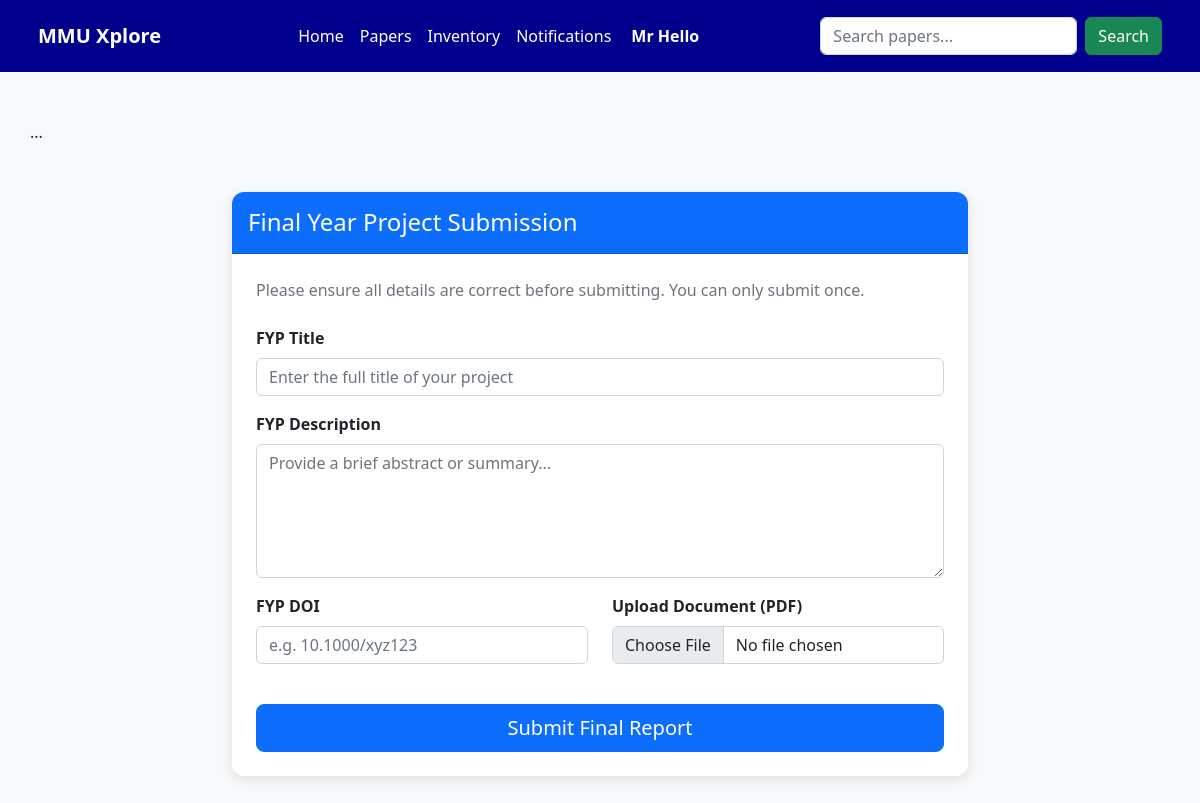
Page /submit_fyp/5/ (signed in) on the earlier database version.
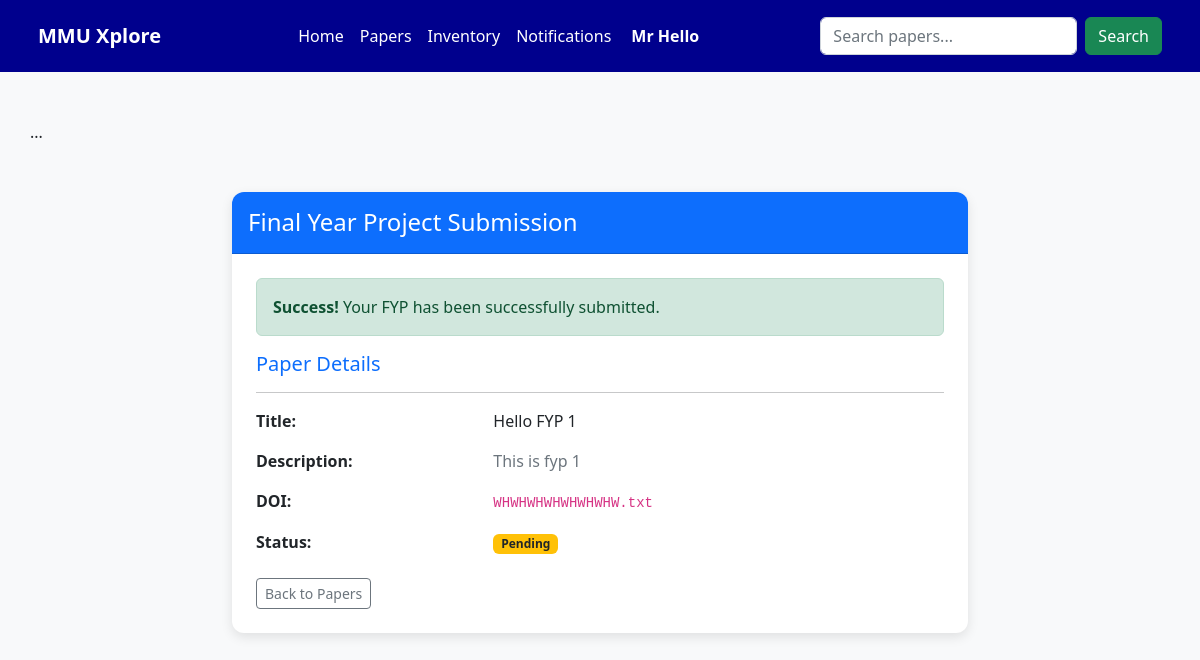
Same page on the later database version.
### myapp/models.py (models this page shows, shortened)
class ResearchPaper(models.Model):
    PAPER_STATUS_CHOICES = [
        ('pending', 'Pending'),
        ('approved', 'Approved'),
        ('rejected', 'Rejected'),
    ]
    paper_id = models.AutoField(primary_key=True)
    researcher_id = models.ForeignKey(Researcher, on_delete=models.CASCADE , null=True, blank=True)
    prog_coor_id = models.ForeignKey(ProgrammeCoordinator, on_delete=models.SET_NULL, null=True, blank=True)
    paper_title = models.CharField(max_length=250)
    paper_category = models.CharField(max_length=100)
    paper_desc = models.TextField()
    paper_doi = models.CharField(max_length=100, blank=True, verbose_name="DOI")
    paper_pdf = models.FileField(upload_to='research_papers/')
    paper_status = models.CharField(max_length=20, choices=PAPER_STATUS_CHOICES, default='Pending')
    paper_coauthor = models.ManyToManyField(User, related_name='coauthored_papers', blank=True)
    total_bookmarked = models.IntegerField(default=0)
    total_likes = models.IntegerField(default=0)
    student_id = models.ForeignKey(Student, on_delete=models.SET_NULL, null=True, blank=True)
    published_date = models.DateField(null=True, blank=True)
    last_updated = models.DateTimeField(auto_now=True)

### myapp/views.py (the view, shortened to what this page needs)
# urls.py: path('submit_fyp/<int:user_id>/', views.submit_fyp, name='submit_fyp'),
def submit_fyp(request, user_id):
    session_user_id = request.session.get('user_id')
    fyp_paper = ResearchPaper.objects.filter(student_id__user_id=user_id, paper_status__in=['pending', 'approved', 'revision']).first()
    if not session_user_id or int(session_user_id) != int(user_id):
        messages.error(request, "Unauthorized access.")
        return redirect('signin')
    user_name = request.session.get('user_name', 'Guest')
    return render(request, 'submit_fyp.html', {'user_name': user_name, 'user_id': user_id , 'fyp_paper': fyp_paper})

### myapp/views.py (called while the page is built)
def notification_context(request):
    user_name = request.session.get('user_name', 'Guest')
    user_id = request.session.get('user_id')
    read_ids = request.session.get('read_notifications', [])
    notifications = [] # This will essentially be "unread_notifications" for the navbar
    if user_id:
        all_notifs = Notification.objects.filter(user_id_id=user_id).order_by('-created_at')
        notifications = [n for n in all_notifs if n.notify_id not in read_ids]
    elif user_name != 'Guest':
         user = User.objects.filter(fullname=user_name).first()
         if user:
             all_notifs = Notification.objects.filter(user_id=user).order_by('-created_at')
             notifications = [n for n in all_notifs if n.notify_id not in read_ids]
    return {'notifications': notifications}

### myapp/templates/submit_fyp.html (shortened to what the changed rows need)
<!DOCTYPE html>
<html lang="en">
<head>
    <link href="https://cdn.jsdelivr.net/npm/bootstrap@5.2.3/dist/css/bootstrap.min.css" rel="stylesheet">
</head>
<body>
    <div class="container py-5">
        <div class="row justify-content-center">
            <div class="col-md-8">
                <div class="card">
                    <div class="card-body p-4">
                        {% if fyp_paper %}
                            <div class="alert alert-success d-flex align-items-center" role="alert">
                                <div>
                                    <strong>Success!</strong> Your FYP has been successfully submitted.
                                </div>
                            </div>
                            <h5 class="card-title text-primary">Paper Details</h5>
                            <hr>
                            <div class="row mb-3">
                                <div class="col-sm-4 fw-bold">Title:</div>
                                <div class="col-sm-8">{{ fyp_paper.paper_title }}</div>
                            </div>
                            <div class="row mb-3">
                                <div class="col-sm-4 fw-bold">Description:</div>
                                <div class="col-sm-8 text-muted">{{ fyp_paper.paper_desc }}</div>
                            </div>
                            <div class="row mb-3">
                                <div class="col-sm-4 fw-bold">DOI:</div>
                                <div class="col-sm-8"><code>{{ fyp_paper.paper_doi }}</code></div>
                            </div>
                            <div class="row mb-3">
                                <div class="col-sm-4 fw-bold">Status:</div>
                                <div class="col-sm-8">
                                    <span class="badge {% if fyp_paper.paper_status == 'pending' %}bg-warning text-dark{% elif fyp_paper.paper_status == 'approved' %}bg-success{% else %}bg-danger{% endif %}">
                                        {{ fyp_paper.get_paper_status_display }}
                                    </span>
                                </div>
                            </div>
                            <div class="mt-4">
                                <a href="{% url 'researchpaper' %}" class="btn btn-outline-secondary btn-sm">Back to Papers</a>
                            </div>
                        {% else %}
                            <p class="text-muted mb-4">Please ensure all details are correct before submitting. You can only submit once.</p>
                            <form method="post" enctype="multipart/form-data" action="{% url 'submit_fyp' user_id=user_id %}">
                                <div class="mb-3">
                                    <label for="fypTitle" class="form-label fw-bold">FYP Title</label>
                                    <input type="text" class="form-control" id="fypTitle" name="fyp_title" placeholder="Enter the full title of your project" required>
                                </div>
                                <div class="mb-3">
                                    <label for="fypDescription" class="form-label fw-bold">FYP Description</label>
                                    <textarea class="form-control" id="fypDescription" name="fyp_description" rows="5" placeholder="Provide a brief abstract or summary..." required></textarea>
                                </div>
                                <div class="row">
                                    <div class="col-md-6 mb-3">
                                        <label for="fypDoi" class="form-label fw-bold">FYP DOI</label>
                                        <input type="text" class="form-control" id="fypDoi" name="fyp_doi" placeholder="e.g. 10.1000/xyz123" required>
                                    </div>
                                    <div class="col-md-6 mb-3">
                                        <label for="fypFile" class="form-label fw-bold">Upload Document (PDF)</label>
                                        <input type="file" class="form-control" id="fypFile" name="fyp_file" accept=".pdf" required>
                                    </div>
                                </div>
                                <div class="d-grid gap-2 mt-4">
                                    <button type="submit" class="btn btn-primary btn-lg">Submit Final Report</button>
                                </div>
                            </form>
                        {% endif %}
                    </div>
                </div> </div>
        </div>
    </div>
</body>
</html>

Differences in the rows shown:
added ResearchPaper: paper_title "Hello FYP 1", paper_desc "This is fyp 1", paper_doi "WHWHWHWHWHWHWHW.txt", paper_status "Pending"
Other differences:
text no longer shown: "Please ensure all details are correct before submitting. You can only submit once. FYP Title FYP Description FYP DOI Upload Document (PDF) Submit Final Report"
text now shown: "Success! Your FYP has been successfully submitted. Paper Details Title: Description: DOI: Status: Back to Papers"
